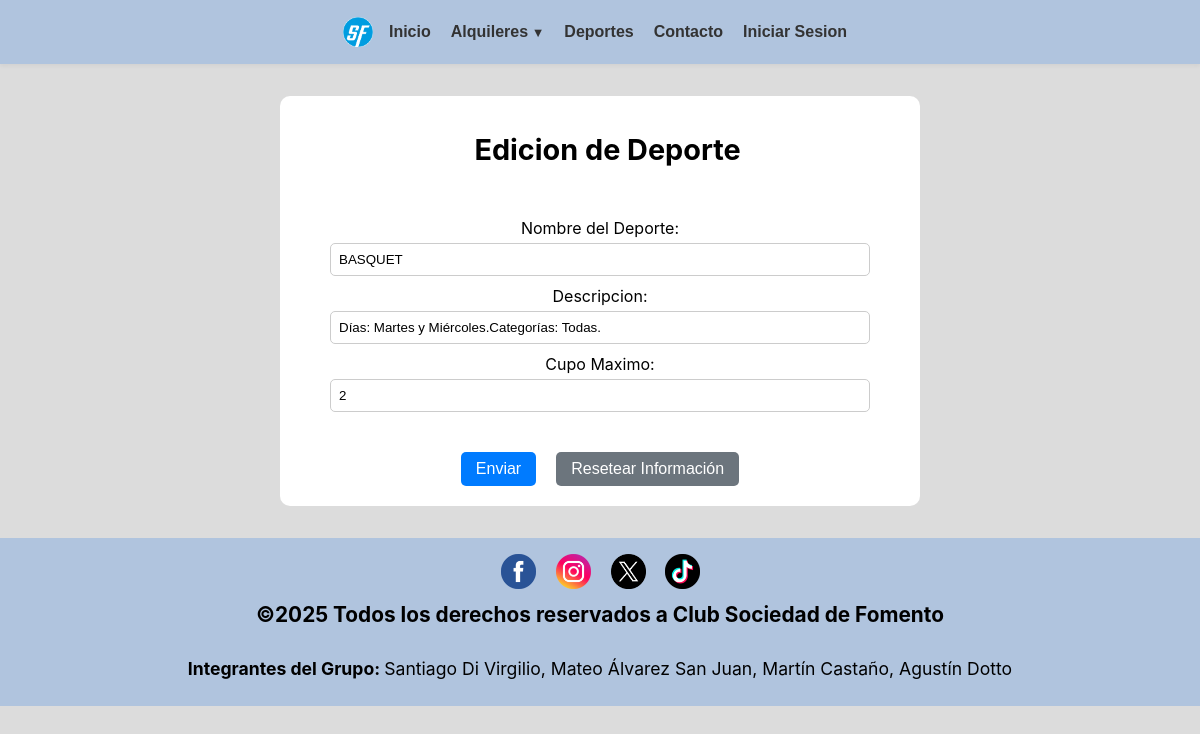
/modificar_deporte_formu.php?id_deporte=2, run on the app's committed database.
### tables this page shows
CREATE TABLE `deportes` (
  `id_deporte` int(5) NOT NULL,
  `nombre` varchar(50) NOT NULL,
  `descripcion` varchar(255) NOT NULL,
  `cupo_maximo` int(3) NOT NULL,
  `cupo_actual` int(3) UNSIGNED NOT NULL DEFAULT 0
);

### modificar_deporte_formu.php (the view, shortened to what this page needs)
<!DOCTYPE html>
<html lang="es">
<head>
	<link rel="stylesheet" href="https://cdnjs.cloudflare.com/ajax/libs/font-awesome/4.7.0/css/font-awesome.min.css">
	<link rel="stylesheet" type="text/css" href="css/estilos.css">
</head>
<body>
	<header>
		<a href="index.php"><img src="imagenes/logo.webp" alt="Logo de la página" class="logo"></a>
	<?php
    include("NAV.php");
    include("conexion.php");
$id = $_GET['id_deporte'];
$conexion_deporte= mysqli_query($conexion, "SELECT * FROM deportes WHERE id_deporte = '$id'");
$deporte = mysqli_fetch_array($conexion_deporte);
    ?>
	</header>
	<article >
    <section class="formu">
        <h3>Edicion de Deporte</h3><br>
	<form action="modificar_deporte.php" method="post">
        <div class="form-group">
            <label for="nombre">Nombre del Deporte:</label>
            <input type="text" name="nombre" value="<?php echo $deporte["nombre"]?>" />
        </div>
        <div class="form-group">
            <label for="descripcion">Descripcion:</label>
            <input type="text" name="descripcion" value="<?php echo $deporte["descripcion"]?>" />
        </div>
        <div class="form-group">
            <label for="cupo_maximo">Cupo Maximo:</label>
            <input type="text" name="cupo_maximo" maxlength="3" value="<?php echo $deporte["cupo_maximo"]?>" />
        </div>
        <div class="form-buttons">
            <input id="Enviar" type="submit" value="Enviar">
            <input id="Resetear" type="reset" value="Resetear Información">
        </div>
    </form>
    </section>
</article>
<footer>
<?php
    include("FOOTER.php");
?>
</footer>
</body>
</html>

### css/estilos.css (style rules this page uses)
* { padding: 0; margin: 0; }
body { background-color: #dcdcdc; font-family: -apple-system, BlinkMacSystemFont, "Segoe UI", Roboto, Helvetica, Arial, sans-serif, "Apple Color Emoji", "Segoe UI Emoji", "Segoe UI Symbol"; font-size: 1.3rem; background-size: cover; background-position: center; min-height: 100vh; background-attachment: fixed; display: flex; flex-direction: column; }
header { text-align: center; background-color: #b0c4de; padding: 10px 20px; position: relative; align-items: center; box-shadow: 0 2px 4px rgba(0, 0, 0, 0.05); }
a { text-decoration: none; color:rgb(42, 75, 138); }
.logo { width: 2.6%; display: inline-block; vertical-align: middle; }
.formu { width: 100%; max-width: 600px; margin: 2rem auto; color: #000000; background-color: #ffffff; border-radius: 10px; padding: 20px; text-align: center; ; display: flex; flex-direction: column; }
.formu h3 { font-size: 1.8rem; font-weight: bold; margin-bottom: 1rem; }
.formu label { font-size: 1rem; font-weight: normal; }
.formu form { height: auto; display: flex; flex-direction: column; justify-content: center; gap: 10px; }
form label { display: block !important; text-align: center; }
.formu form input[type="text"], .formu form input[type="password"], .formu form input[type="email"], .formu form textarea { width: 90%; align-self: center; box-sizing: border-box; border: 1px solid #ccc; border-radius: 5px; padding: 8px; }
.form-buttons { display: flex; justify-content: center; margin-top: 5%; gap: 20px; }
.form-buttons input { padding: 8px 15px; font-size: 1rem; border: none; border-radius: 5px; cursor: pointer; background-color: #007bff; color: white; transition: background-color 0.3s ease; }
.form-buttons input#Resetear { background-color: #6c757d; }
.form-group { display: flex; flex-direction: column; gap: 5px; align-items: center; }
article h3 { margin-left: 2.5%; margin-bottom: 1.5%; margin-top: 1rem; font-size: 1.4rem; color: #000000; }
h3 { margin-left: 3%; color: #000000; }
footer { background-color: #b0c4de; text-align: center; padding: 1rem 0; }

### data on the page
deportes: nombre "BASQUET", descripcion "Días: Martes y Miércoles.Categorías: Todas.", cupo_maximo "2"
